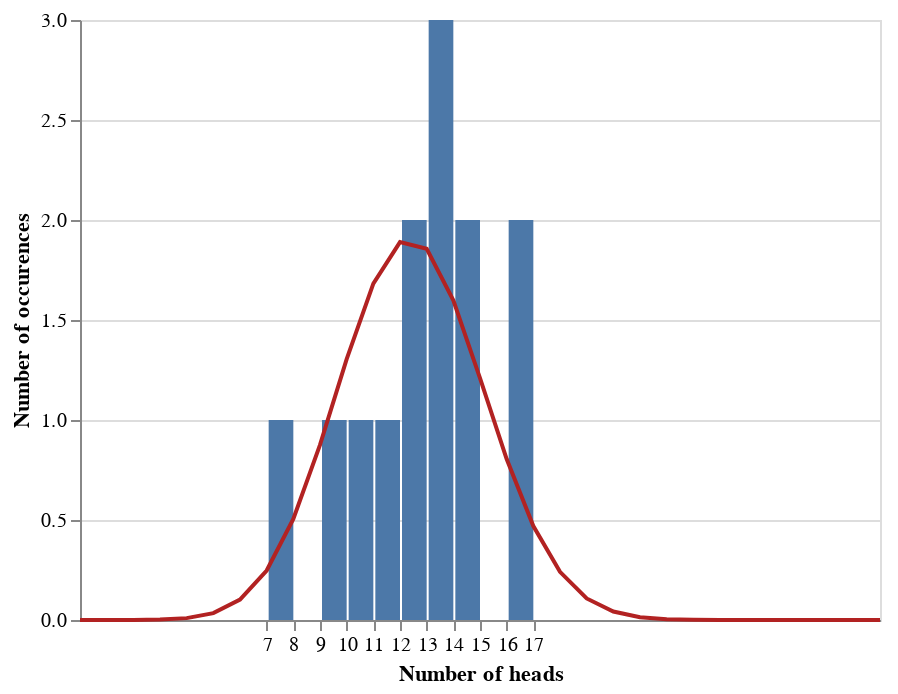

The notebook cell saved with this chart:
### Code cell
k_vals = range(0,31)
k_probs = [num_people_clean * stats.binom.pmf(k = k, n = num_flips, p = 0.415) for k in k_vals]
binom_dist_df = pd.DataFrame({"value": k_vals,
                              "prob": k_probs})

fig_2_a = (alt
           .Chart(head_counts_clean)
           .mark_bar()
           .encode(alt.X("outcome:Q",
                         bin = alt.BinParams(step = 1),
                         title = "Number of heads"),
                   y = alt.Y("count()",
                            title = "Number of occurences")))

fig_2_b = (alt
           .Chart(binom_dist_df)
           .mark_line(color= "firebrick")
           .encode(x = "value", y = "prob"))

fig_2_a + fig_2_b

### Figure 1 — Vega-Lite specification as saved in the notebook (floating-point values rounded to 4 significant figures)
{"config": {"view": {"continuousWidth": 400, "continuousHeight": 300}}, "layer": [{"data": {"name": "data-651c4f148c5a2518b55f662c52a2ece8"}, "mark": "bar", "encoding": {"x": {"type": "quantitative", "bin": {"step": 1}, "field": "outcome", "title": "Number of heads"}, "y": {"type": "quantitative", "aggregate": "count", "title": "Number of occurences"}}}, {"data": {"name": "data-9fc575678913ae2cd8cec04951321779"}, "mark": {"type": "line", "color": "firebrick"}, "encoding": {"x": {"type": "quantitative", "field": "value"}, "y": {"type": "quantitative", "field": "prob"}}}], "$schema": "https://vega.github.io/schema/vega-lite/v4.8.1.json", "datasets": {"data-651c4f148c5a2518b55f662c52a2ece8": [{"outcome": 9, "name": 0}, {"outcome": 13, "name": 1}, {"outcome": 17, "name": 2}, {"outcome": 17, "name": 3}, {"outcome": 14, "name": 4}, {"outcome": 7, "name": 5}, {"outcome": 13, "name": 6}, {"outcome": 13, "name": 7}, {"outcome": 12, "name": 8}, {"outcome": 14, "name": 9}, {"outcome": 10, "name": 10}, {"outcome": 11, "name": 11}, {"outcome": 12, "name": 12}], "data-9fc575678913ae2cd8cec04951321779": [{"value": 0, "prob": 1.345e-06}, {"value": 1, "prob": 2.862e-05}, {"value": 2, "prob": 0.0002944}, {"value": 3, "prob": 0.001949}, {"value": 4, "prob": 0.009333}, {"value": 5, "prob": 0.03443}, {"value": 6, "prob": 0.1018}, {"value": 7, "prob": 0.2475}, {"value": 8, "prob": 0.5048}, {"value": 9, "prob": 0.8754}, {"value": 10, "prob": 1.304}, {"value": 11, "prob": 1.682}, {"value": 12, "prob": 1.889}, {"value": 13, "prob": 1.856}, {"value": 14, "prob": 1.599}, {"value": 15, "prob": 1.21}, {"value": 16, "prob": 0.8045}, {"value": 17, "prob": 0.47}, {"value": 18, "prob": 0.2408}, {"value": 19, "prob": 0.1079}, {"value": 20, "prob": 0.0421}, {"value": 21, "prob": 0.01422}, {"value": 22, "prob": 0.004127}, {"value": 23, "prob": 0.001018}, {"value": 24, "prob": 0.0002107}, {"value": 25, "prob": 3.587e-05}, {"value": 26, "prob": 4.894e-06}, {"value": 27, "prob": 5.143e-07}, {"value": 28, "prob": 3.909e-08}, {"value": 29, "prob": 1.913e-09}, {"value": 30, "prob": 4.523e-11}]}}
